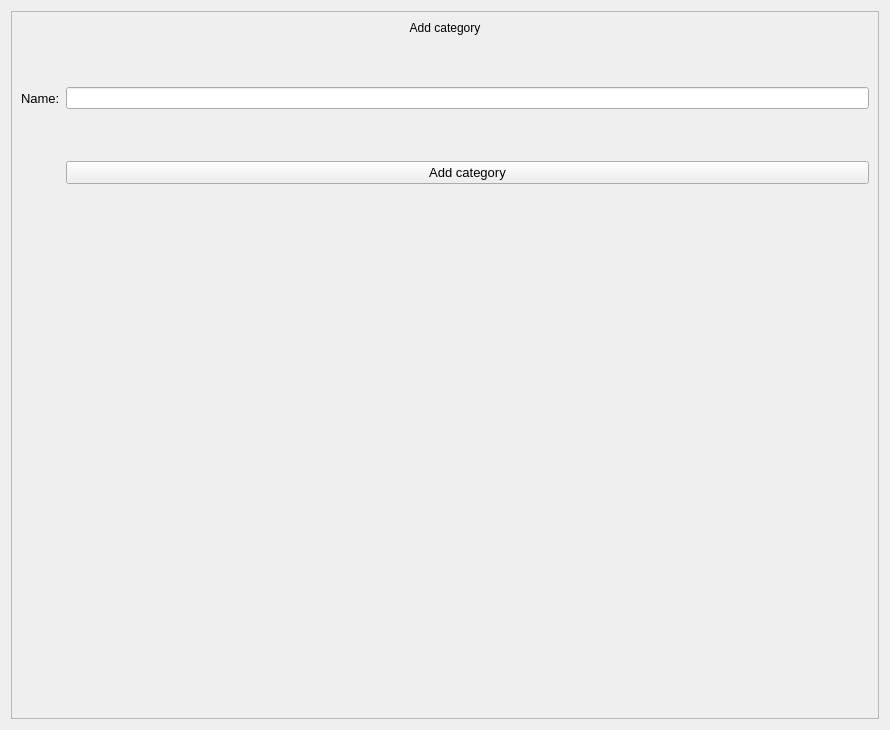
<?xml version="1.0" encoding="UTF-8"?>
<ui version="4.0">
 <class>addCategory_window</class>
 <widget class="QWidget" name="addCategory_window">
  <property name="geometry">
   <rect>
    <x>0</x>
    <y>0</y>
    <width>890</width>
    <height>730</height>
   </rect>
  </property>
  <property name="windowTitle">
   <string>Form</string>
  </property>
  <property name="styleSheet">
   <string notr="true">QLabel#addCategory_label {
	background-color: green;
}</string>
  </property>
  <layout class="QVBoxLayout" name="verticalLayout">
   <item>
    <widget class="QFrame" name="frame">
     <property name="font">
      <font>
       <pointsize>14</pointsize>
      </font>
     </property>
     <property name="frameShape">
      <enum>QFrame::StyledPanel</enum>
     </property>
     <property name="frameShadow">
      <enum>QFrame::Raised</enum>
     </property>
     <layout class="QFormLayout" name="formLayout">
      <item row="2" column="0">
       <widget class="QLabel" name="categoryName_label">
        <property name="font">
         <font>
          <pointsize>10</pointsize>
          <weight>50</weight>
          <bold>false</bold>
         </font>
        </property>
        <property name="text">
         <string>Name:</string>
        </property>
       </widget>
      </item>
      <item row="2" column="1">
       <widget class="QLineEdit" name="categoryName_lineEdit"/>
      </item>
      <item row="4" column="1">
       <widget class="QPushButton" name="addCategory_button">
        <property name="font">
         <font>
          <pointsize>10</pointsize>
         </font>
        </property>
        <property name="text">
         <string>Add category</string>
        </property>
       </widget>
      </item>
      <item row="0" column="0" colspan="2">
       <widget class="QLabel" name="label">
        <property name="text">
         <string>Add category</string>
        </property>
        <property name="alignment">
         <set>Qt::AlignCenter</set>
        </property>
       </widget>
      </item>
      <item row="1" column="0" colspan="2">
       <spacer name="verticalSpacer_2">
        <property name="orientation">
         <enum>Qt::Vertical</enum>
        </property>
        <property name="sizeType">
         <enum>QSizePolicy::Preferred</enum>
        </property>
        <property name="sizeHint" stdset="0">
         <size>
          <width>20</width>
          <height>40</height>
         </size>
        </property>
       </spacer>
      </item>
      <item row="3" column="0" colspan="2">
       <spacer name="verticalSpacer">
        <property name="orientation">
         <enum>Qt::Vertical</enum>
        </property>
        <property name="sizeType">
         <enum>QSizePolicy::Preferred</enum>
        </property>
        <property name="sizeHint" stdset="0">
         <size>
          <width>20</width>
          <height>40</height>
         </size>
        </property>
       </spacer>
      </item>
     </layout>
    </widget>
   </item>
  </layout>
 </widget>
 <resources/>
 <connections/>
</ui>
